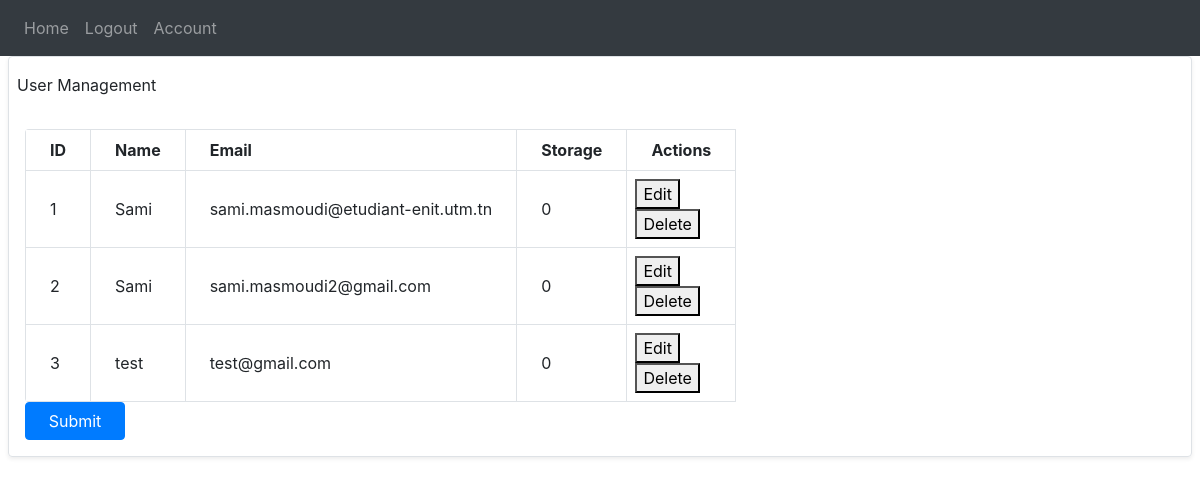
Page /manage_users (signed in) on the earlier database version.
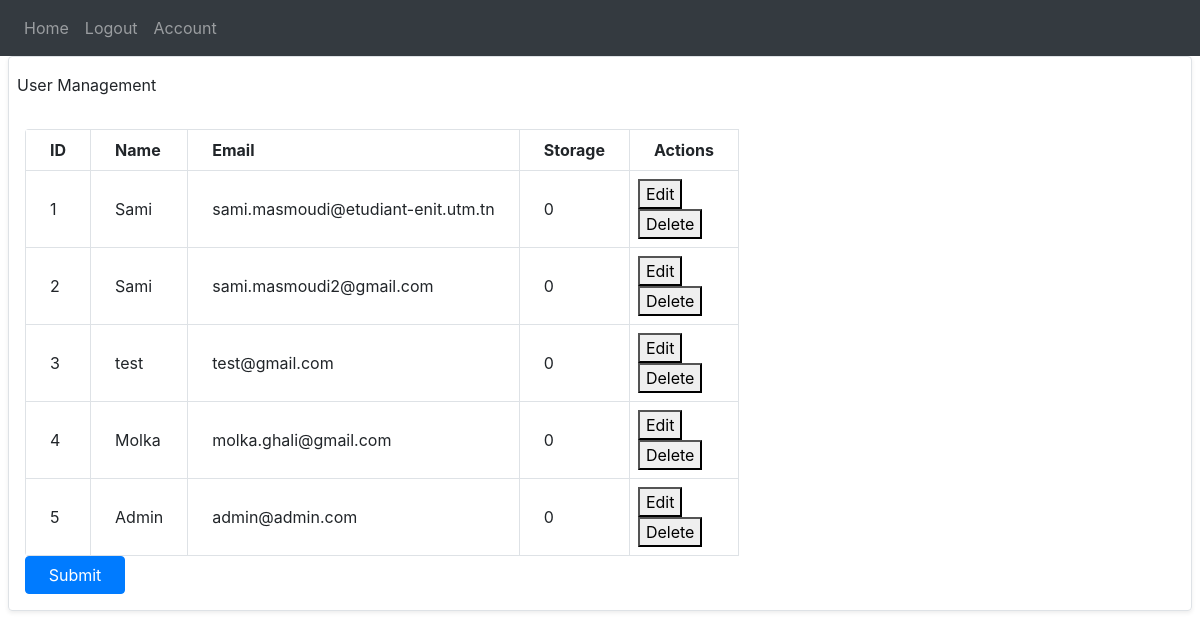
Same page on the later database version.
### website/models.py (models this page shows)
class User(db.Model, UserMixin):
    __tablename__='User'
    id=db.Column(db.Integer, primary_key=True)
    email = db.Column(db.String(150))
    password = db.Column(db.String(150))
    first_name = db.Column(db.String(150))

### website/views.py (the view)
@views.route('/manage_users', methods=['get','POST'])
@login_required
def manage_users():
    users = User.query.all()  # Retrieve all users from the database
    return render_template('manage_users.html', user=current_user,users=users)

### website/templates/manage_users.html (shortened to what this page needs)
{% extends "base.html" %}
{% block content %}
</head>
<body>
    <div class="flex flex-1  flex-col md:flex-row lg:flex-row mx-2">
        <div class="mb-2 border-solid border-gray-300 rounded border shadow-sm w-full">
            <div class="bg-gray-200 px-2 py-3 border-solid border-gray-200 border-b">
                User Management
            </div>
            <div class="p-3">
                <table class="table-responsive w-full rounded">
                    <thead>
                        <tr>
                            <th class="border w-1/4 px-4 py-2">ID</th>
                            <th class="border w-1/4 px-4 py-2">Name</th>
                            <th class="border w-1/4 px-4 py-2">Email</th>
                            <th class="border w-1/6 px-4 py-2">Storage</th>
                            <th class="border w-1/5 px-4 py-2">Actions</th>
                        </tr>
                    </thead>
                    <tbody>
                        {% for user in users %}
                        <tr>
                            <td class="border px-4 py-2">{{ user.id }}</td>
                            <td class="border px-4 py-2">{{ user.first_name }}</td>
                            <td class="border px-4 py-2">{{ user.email }}</td>
                            <td class="border px-4 py-2">0</td>
                            <td class="border px-2 py-2">
                                <button onclick="editItem()">Edit</button>
                                <form method="POST" action="{{ url_for('views.delete_user', user_id=user.id) }}">
                                    <button onclick="deleteItem()">Delete</button>
                                </form>
                            </td>
                            {% endfor %}
                    </tbody>
                </table>
                <div style="Width:100px;">
                    <button class="btn btn-primary btn-block">Submit</button>
                </div>
            </div>
        </div>
    </div>
</body>
</html>
{% endblock %}

### website/templates/base.html (shortened to what this page needs)
<!DOCTYPE html>
<html lang="en">
<head>
    <link rel="stylesheet" href="https://stackpath.bootstrapcdn.com/bootstrap/4.4.1/css/bootstrap.min.css"
 />
    <link rel="stylesheet" href="https://stackpath.bootstrapcdn.com/font-awesome/4.7.0/css/font-awesome.min.css"
 />
</head>
<body>
    <nav class="navbar navbar-expand-lg navbar-dark bg-dark">
        <div class="collapse navbar-collapse" id="navbar">
            <div class="navbar-nav">
                <a class="nav-item nav-link" id="home" href="/home">Home</a>
                <a class="nav-item nav-link" id="logout" href="/logout">Logout</a>
                <a class="nav-item nav-link" id="logout" href="/account">Account</a>
            </div>
        </div>
    </nav>
    {% block content %} This is Base {% endblock %}
</body>
</html>

Differences in the rows shown:
added User: id "4", first_name "Molka", email "molka.ghali@gmail.com"
added User: id "5", first_name "Admin", email "admin@admin.com"
